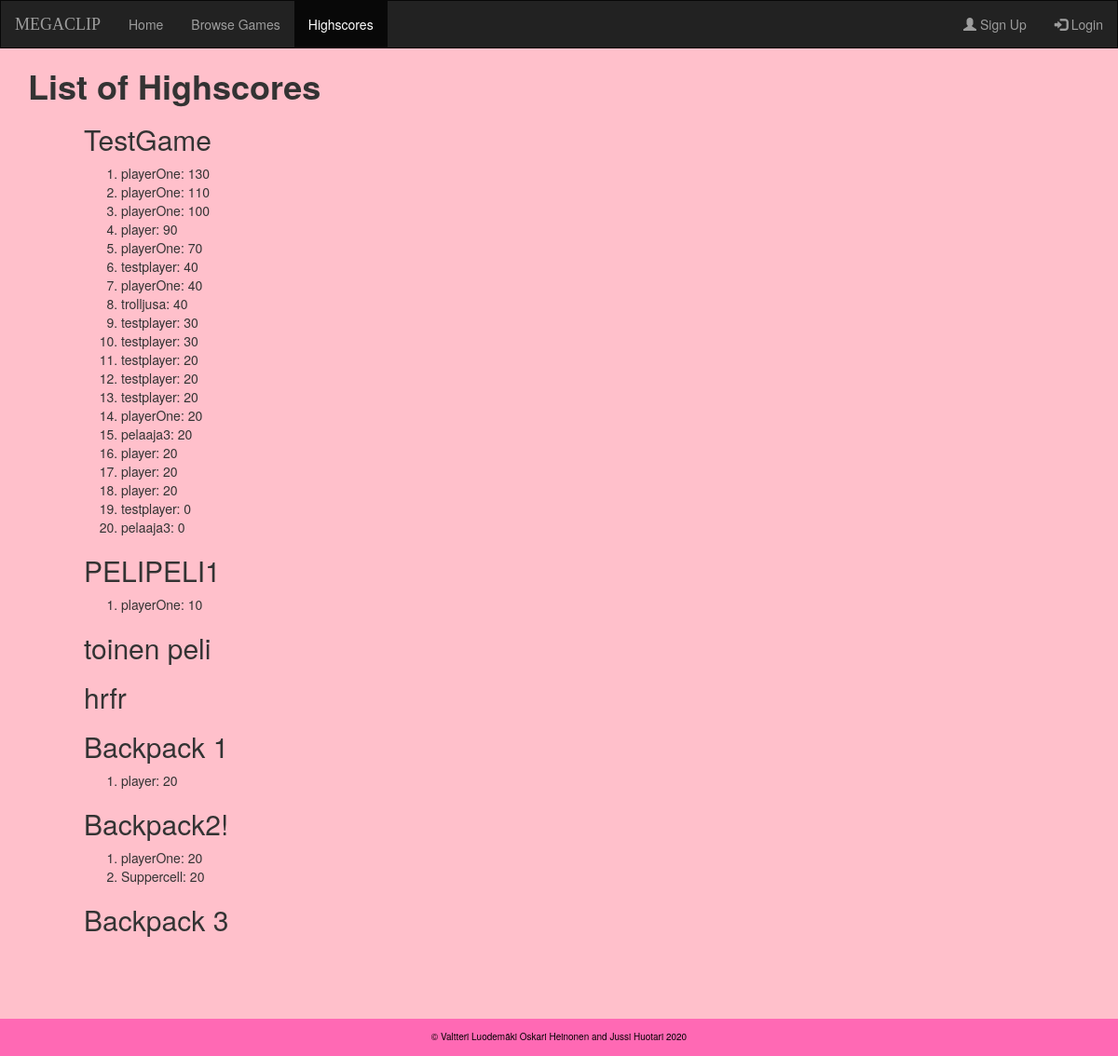
The app's page /highscores/, older data.
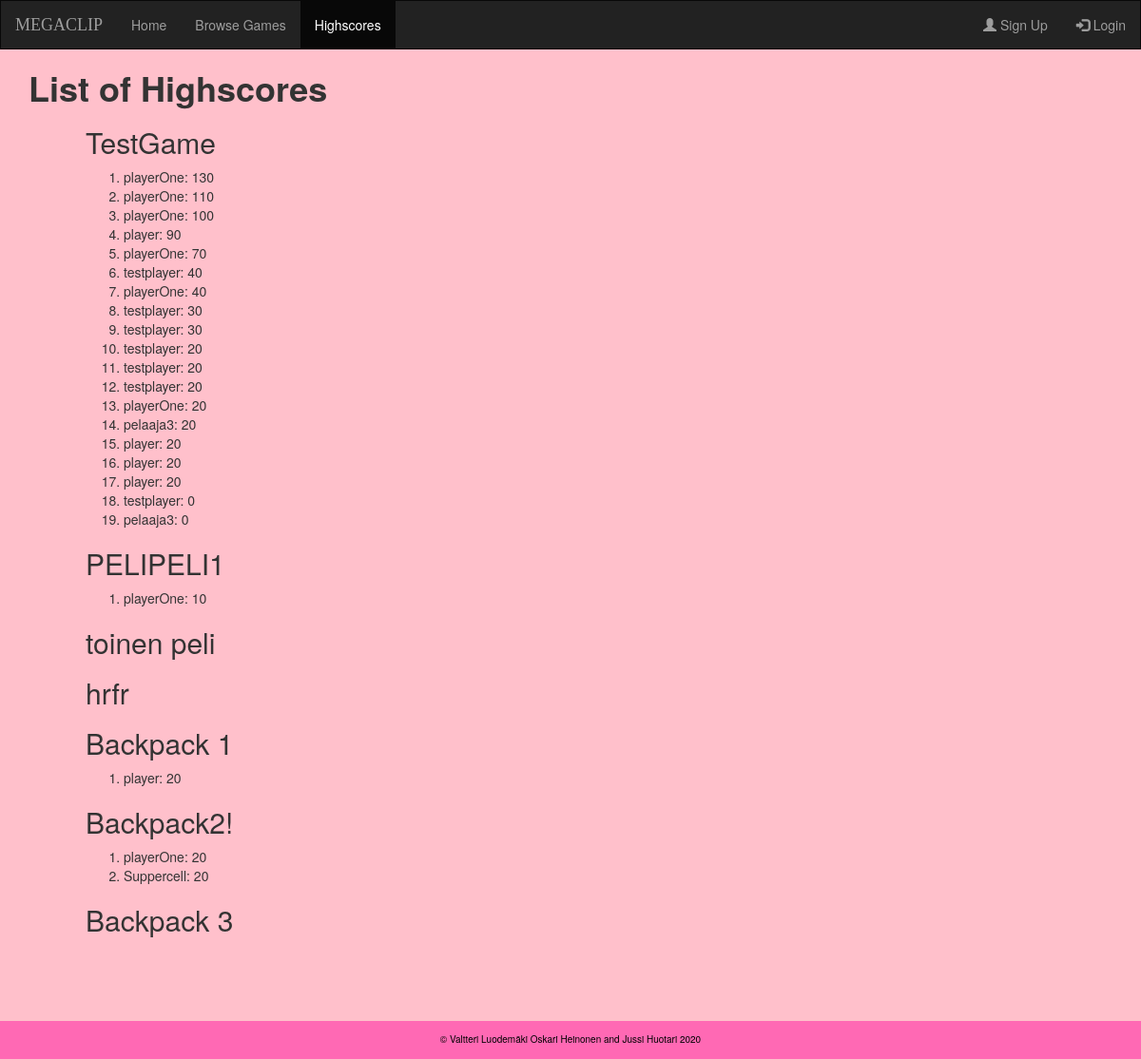
The same page, newer data.
### gamestore/models.py (models this page shows, shortened)
class Game(models.Model):
    name = models.CharField(max_length=255, primary_key=True, unique=True)
    url = models.URLField(max_length=255)
    price = models.DecimalField(max_digits=20, decimal_places=2)
    developer = models.ForeignKey('users.CustomUser', on_delete=models.CASCADE, null=True)

class Highscore(models.Model):
    id = models.AutoField(primary_key=True)
    game = models.ForeignKey(Game, on_delete=models.CASCADE)
    player = models.ForeignKey('users.CustomUser', on_delete=models.CASCADE)
    score = models.IntegerField()
    def __str__(self):
        return self.player.username + ": " + str(self.score)

### users/models.py (models this page shows, shortened)
class CustomUser(AbstractUser):
    usertype = models.CharField(max_length=10,default="['player']")
    games = models.ManyToManyField('gamestore.Game')
    test = models.CharField(max_length=10, choices=usertypes)

### gamestore/views.py (the view)
# urls.py: path('highscores/',HighscoreListView.as_view(),name='highscores' ) #domain/highscores = list of all highscores
class HighscoreListView(ListView):
    model = Highscore
    template_name = 'gamestore/highscores.html'
    context_object_name = 'highscores'
    def get_context_data(self, **kwargs):
        context = super(HighscoreListView, self).get_context_data(**kwargs)
        context.update({
            'games': Game.objects.all(),
            'highscore_page' : 'active'
        })
        return context
    def get_queryset(self):
        return Highscore.objects.order_by('-score')

### gamestore/templates/gamestore/highscores.html (shortened to what this page needs)
{% extends 'base.html' %}
{% block content %}
  <h1><strong>List of Highscores </strong></h1>
  <div class="cont-2">
  {% for game in games %}
    <h2>{{ game.name }}</h2>
    <ol>
      {% for score in highscores %}
        {% if score.game == game %}
          <li>
            {{ score }}
          </li>
        {% endif %}
      {% endfor %}
    </ol>
  {% endfor %}
  </div>
{% endblock %}

Row changes from the older to the newer data that the page shows:
removed Highscore: player+score "trolljusa: 40", shown under Game "TestGame"
